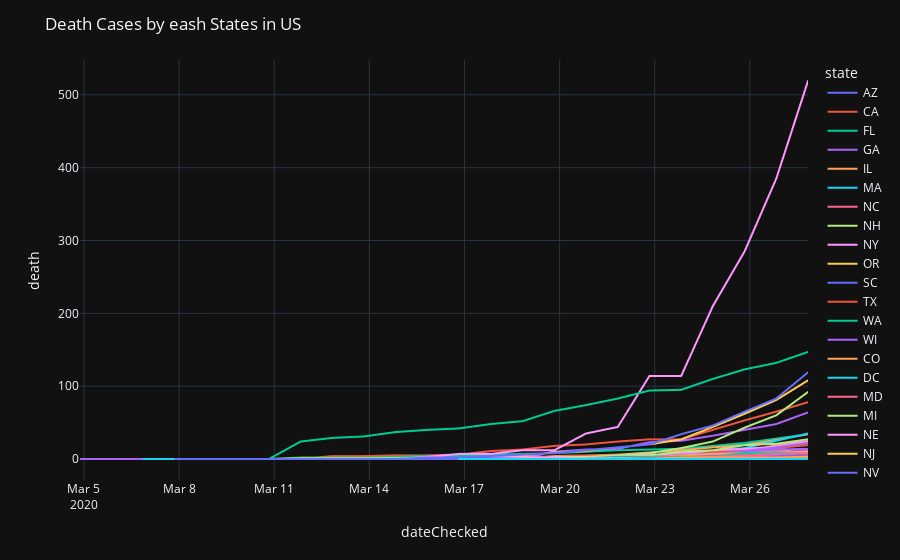

Notebook code cell kept with this figure:
### Code cell
# Death Cases by each states over time:
fig = px.line(states_daily.groupby(["dateChecked",'state']).agg({'death':"sum"}).reset_index(),x = "dateChecked",y = 'death',color = "state")
fig.update_layout(title_text = 'Death Cases by eash States in US')
fig.layout.template ='plotly_dark'
fig.show()
